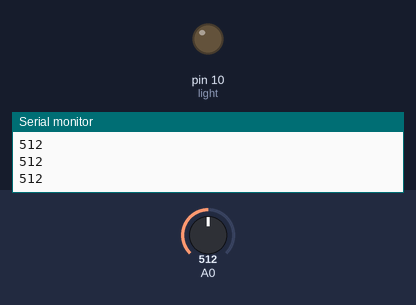
A sketch run on a simulated Arduino Uno, built with avr-gcc and run on an emulated ATmega328P. Parts: output pins drawn as LEDs (lit = HIGH), the last lines printed to the serial monitor. Inputs (shaded band) come from the test bench; at power-on: A0 = 512.

Above: at 1.2 s.
1.3 s: A0 set to 408
2.8 s: A0 set to 390
At 3.6 s:
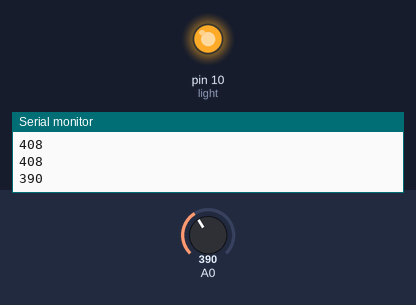
4.3 s: A0 set to 410
At 5.2 s:
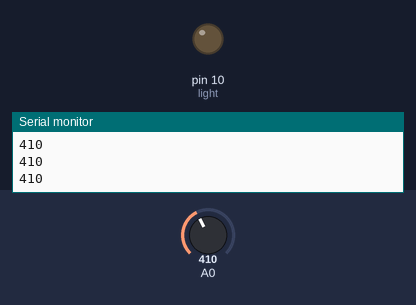
6.3 s: A0 set to 306
At 7.4 s:
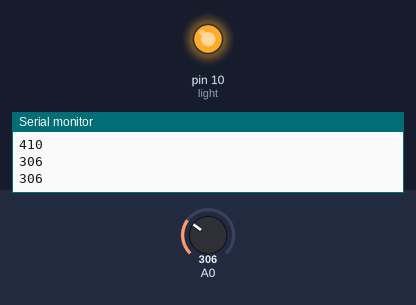
Timing chart, 0 to 8.8 s (numbered marks = the images above; inputs shaded):
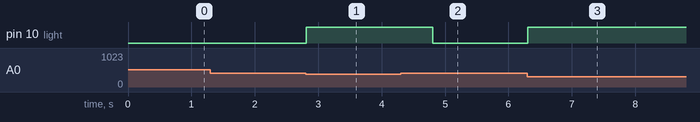

Measured:
- the behaviour switches between 400 and 399 on A0 (found by bisection; images 0 and 1)
- after the input at 2.8 s, pin 10 (light): LOW → HIGH at once
- after the input at 4.3 s, pin 10 (light): HIGH → LOW after 0.51 s
- after the input at 6.3 s, pin 10 (light): LOW → HIGH at once

The sketch:

sensor_ldr.ino
```cpp
// C++ code
//LDR sensor
int light=10;
void setup()
{
  Serial.begin(9600);
  pinMode(light, OUTPUT);
}

void loop()
{
  int resistance=analogRead(A0);
  Serial.println(resistance);
  if(resistance<400){
    digitalWrite(light,HIGH);
    delay(1000);// Wait for 1000 millisecond(s)
  }
  else{
    digitalWrite(light,LOW);
  }
}
```
